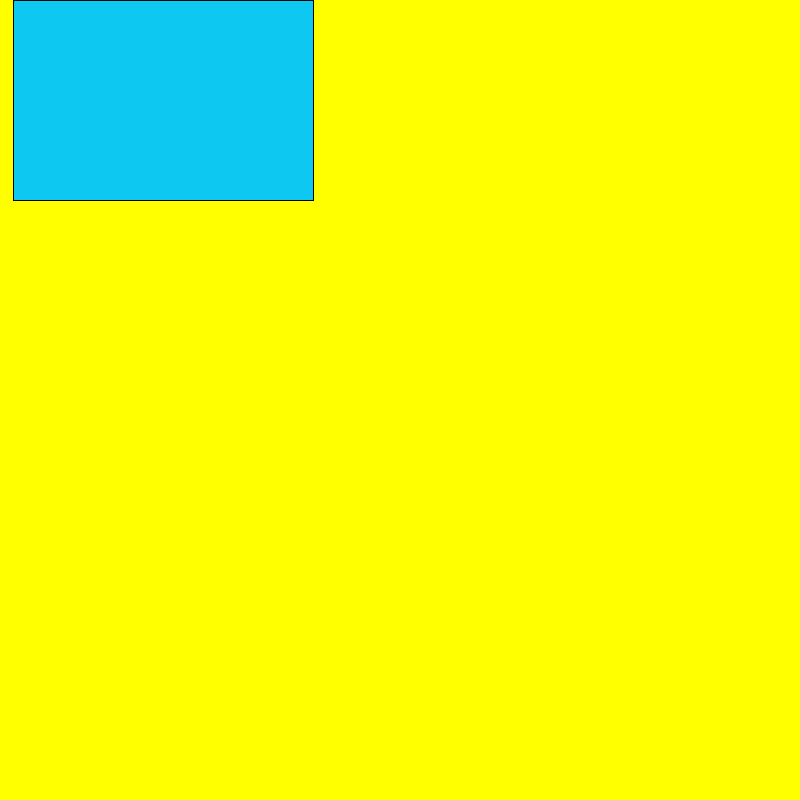
Frame 1 (no input)
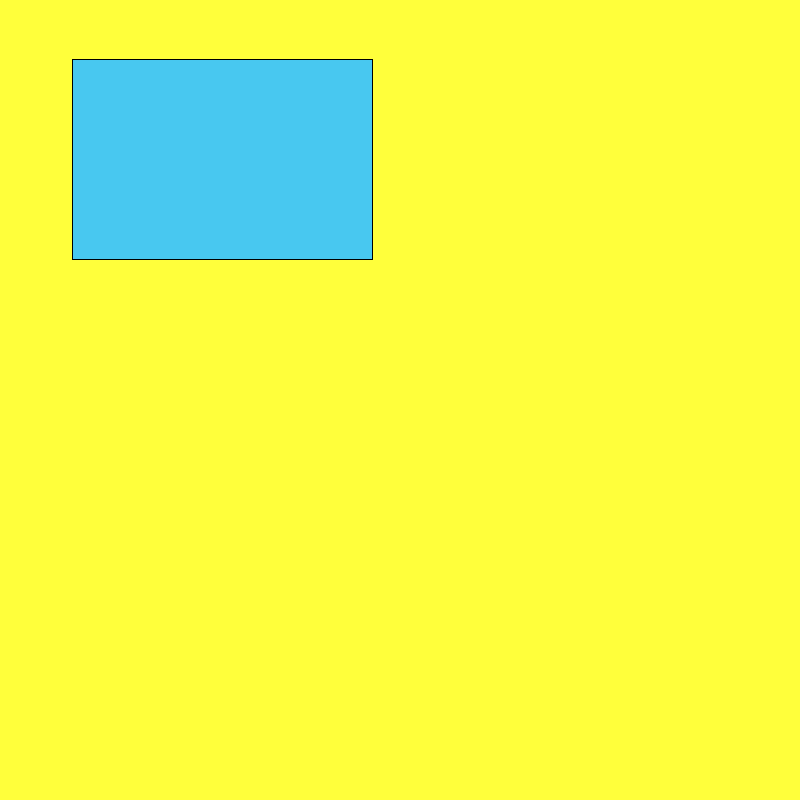
Frame 60 (the mouse pressed at the canvas centre just before this capture)
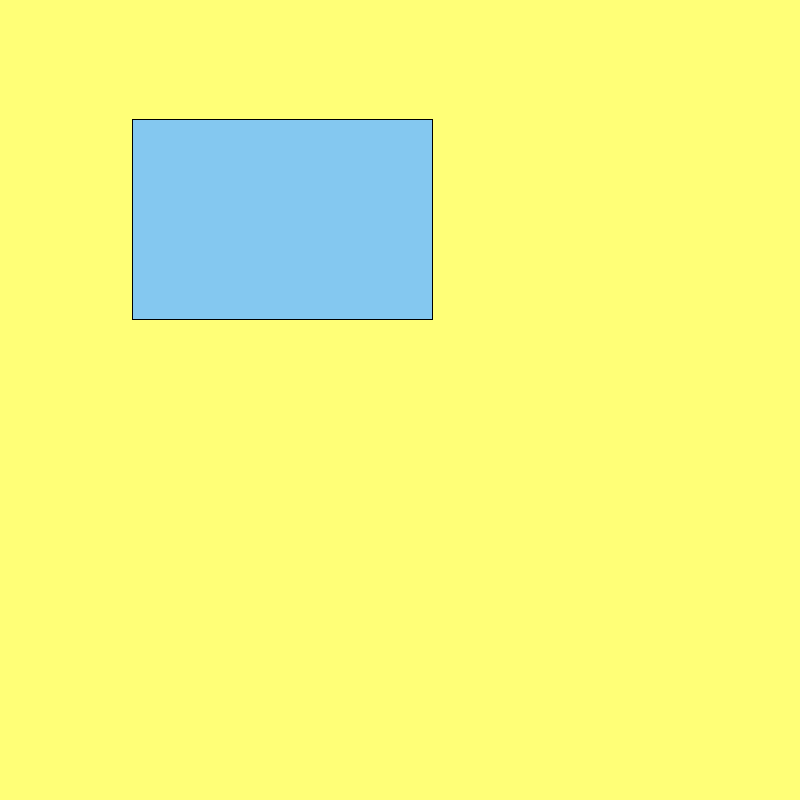
Frame 120 (the mouse held since frame 60 and released just before this capture)

The Processing sketch that drew these frames (run headless with seeded random() and noise(); from frame 60 on, the mouse is pressed at the canvas centre):

// Processing sketch: basic_1
// ── basic_1.pde
//les fonctions ont 2 cycles de vie
// - le premier c'est la description
// - la deuxieme c'est l'invocation (to call a function)

float myPosition = 13;
float myHeight = 0;

void setup(){ // invoquee 1 fois au debut du programme
 size(800, 800);
 
 // RGB - RED GREEN BLUE - ca va de 0 a 255
 
 
}

void draw(){ // draw invoquee a l'infini jusqu'a la fin du programme
background(255, 255, myHeight );
  fill(myPosition, 200, 240);
  rect(myPosition, myHeight, 300, 200);
  
  myPosition = myPosition + 1;
  myHeight = myHeight + 1;
}
